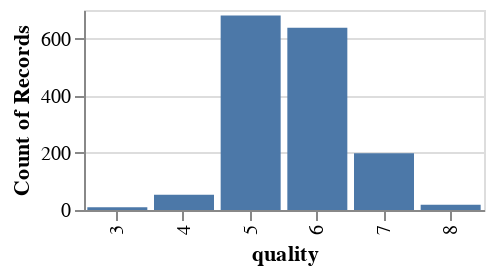

The cell this chart's notebook holds for it:
### Markdown cell above
After loading in the data set from the UCI Machine Learning Database @tbl-datapreview, we first visualize the distribution @fig-barchart of wine qualities via histogram. Viewing the distribution will affect where the split in our data occurs.

### Code cell
bar_chart(df)

### Figure 1 — Vega-Lite specification as saved in the notebook (floating-point values rounded to 4 significant figures; data arrays with more than 128 entries replaced by an {"elided": "..."} marker saying what was removed)
{"config": {"view": {"continuousWidth": 400, "continuousHeight": 300}}, "data": {"name": "data-0f84ed9331bb76a104a6acf1bfd3a4de"}, "mark": "bar", "encoding": {"x": {"field": "quality", "type": "ordinal"}, "y": {"aggregate": "count", "type": "quantitative"}}, "height": 100, "width": 200, "$schema": "https://vega.github.io/schema/vega-lite/v4.17.0.json", "datasets": {"data-0f84ed9331bb76a104a6acf1bfd3a4de": {"elided": "1599 records"}}}
